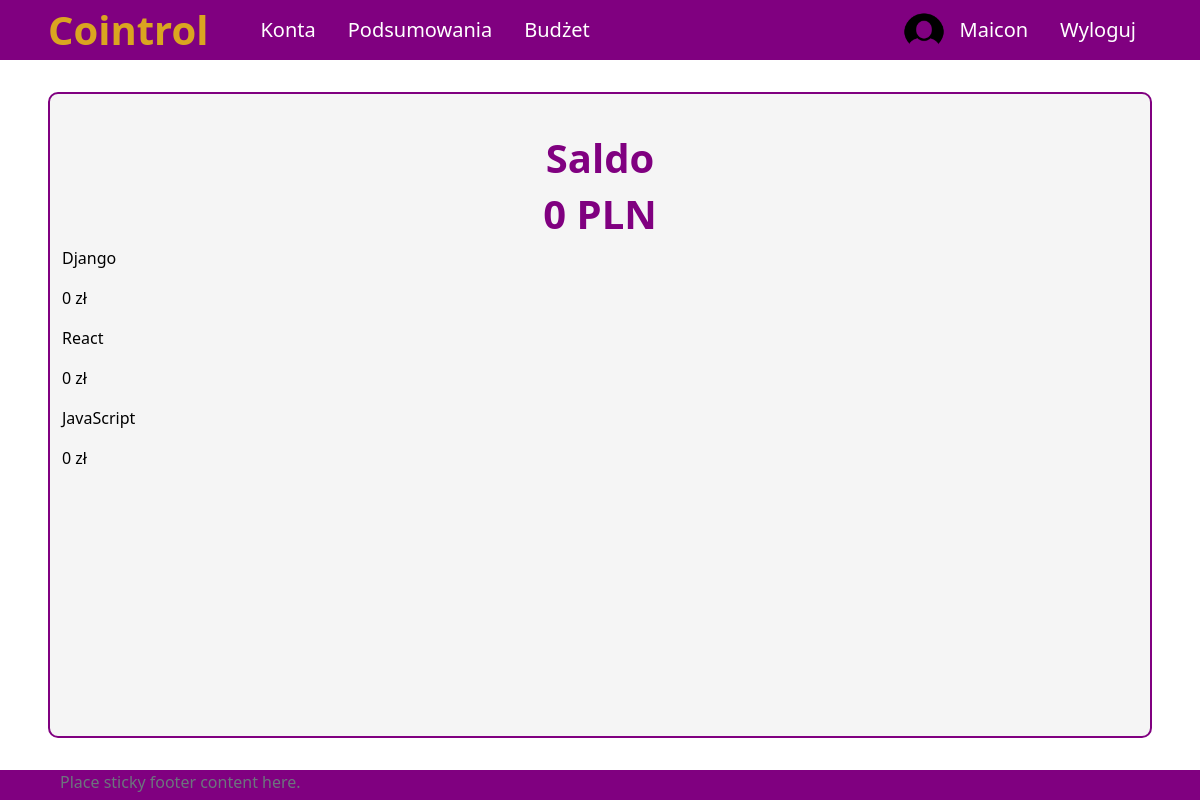
/ (signed in), run on the app's committed database.
### aplication/models.py (models this page shows)
class Account(models.Model):
    owner = models.ForeignKey(Profile, null=True, blank=True, on_delete=models.CASCADE)
    name = models.CharField(max_length=255)
    is_shared = models.BooleanField(default=False)
    id = models.UUIDField(default=uuid.uuid4, unique=True,
                            primary_key=True, editable=False)
    def __str__(self):
        return self.name
    def calculate_balance(self):
        balance = 0
        transactions = Transaction.objects.filter(id_account=self)
        for transaction in transactions:
            balance += transaction.converted_amount
        return balance

### aplication/views.py (the view)
# urls.py: 2. Add a URL to urlpatterns:  path('', views.home, name='home')
def home(request):
    if request.user.is_authenticated:
        balance = 0
        acc = Account.objects.filter(owner=request.user.profile)
        for a in acc:
            balance += a.calculate_balance()
        context = {
            "accounts": acc,
            'profile_balance': balance
        }
        return render(request, 'application/home-login.html', context)
    else:
        return render(request, 'application/home-logout.html')

### templates/application/home-login.html (shortened to what this page needs)
{% extends 'application/base.html' %}
{% block content %}
    <div class="title">
        <h1>Saldo</h1>
        <h1>{{ profile_balance }} PLN</h1>
    </div>
    <div class="content">
        {% for acc in accounts %}
            <div class="account">
                <p>{{ acc }}</p>
                <p>{{ acc.calculate_balance }} zł</p>
            </div>
        {% endfor %}
    </div>
{% endblock  %}

### templates/application/base.html (shortened to what this page needs)
{%load static%}
<!DOCTYPE html>
<html lang="pl">
<head>
    <link href="https://cdn.jsdelivr.net/npm/bootstrap@5.2.2/dist/css/bootstrap.min.css" rel="stylesheet">
    <link rel="stylesheet" type="text/css" href="{% static 'css/style.css' %}">
</head>
<body>
    <nav class="nav">
        {% if user.is_authenticated %}
        <ul class="nav justify-content-start">
            <li class="nav-item"><a id="logo-link" class="nav-link" href="{% url 'home' %}"><text id="app-name">Cointrol</text></a>
            <li class="nav-item"><a class="nav-link" href="{% url 'all-accounts' %}">Konta</a></li>
            <li class="nav-item"><a class="nav-link" href="#">Podsumowania</a></li>
            <li class="nav-item"><a class="nav-link" href="#">Budżet</a></li>
        </ul>
        <ul class="nav justify-content-end">
            <img src="{% static 'images/circle_user_image.png' %}", style="border-radius: 50%; width: 40px;">
            <li class="nav-item"><a class="nav-link" href="{% url 'profile' %}">{{ user.username }}</a></li>
            <li class="nav-item"><a class="nav-link" href="{% url 'logout' %}">Wyloguj</a></li>
        </ul>
        {% endif %}
    </nav>
    <div id = "site-content">
        {% block content %}
        {% endblock %}
    </div>
    <footer class="footer">
        <div class="container">
            <span class="text-muted">Place sticky footer content here.</span>
        </div>
    </footer>
</body>
</html>

### aplication/static/css/style.css (style rules this page uses)
body { background-color: white; color: black; }
a.nav-link { color: white; font-size: 20px; }
ul.nav { align-items: center; }
nav.nav { height: 60px; background-color: purple; justify-content: space-between; padding-left: 4vw; padding-right: 4vw; }
#logo-link { padding: 0; margin-right: 3vw; }
#app-name { color: goldenrod; font-size: 40px; font-weight: bold; }
#site-content { min-height: calc(100vh - 60px - 8vh - 30px); margin-top: 4vh; margin-bottom: 4vh; margin-left: 4vw; margin-right: 4vw; border: 2px solid purple; border-radius: 10px; background-color: whitesmoke; }
div.title { padding-top: 5vh; display: flex; align-items: center; flex-direction: column; }
div.title h1 { color: purple; font-size: 40px; font-weight: bold; }
div.content { padding-left: 1vw; padding-right: 1vw; }
footer { height: 30px; background-color: purple; justify-content: space-between; padding-left: 4vw; padding-right: 4vw; }

### data on the page
Account: name "Django", calculate_balance "0"
Account: name "React", calculate_balance "0"
Account: name "JavaScript", calculate_balance "0"

### other printed values
{{ user.username }} "Maicon"
{{ profile_balance }} "0"
